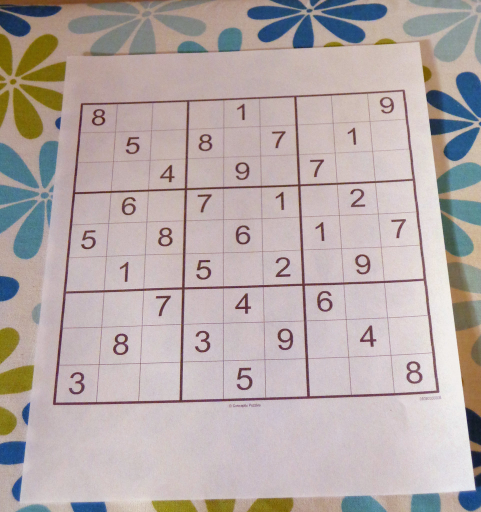
#> input picture test Image.jpg, 962 x 1024 px (shown at 1/2 size)
$ python -i procesImage.py   (imports and definitions only)
#> lines starting #> are read from the running program, lines starting #| are printed output that depends on the picture; after the words box and inside, x2 and y2 are one past the last pixel; in counts of white or black regions, pixels touching at a corner belong together
import cv2
import numpy as np

def preprocess(img):
    img_gray = cv2.cvtColor(img, cv2.COLOR_BGR2GRAY)

    # blur it blur = cv2.GaussianBlur(img_gray, (13, 13), 0) e bun dar blur = cv2.GaussianBlur(img_gray, (9, 9), 0) e original
    blur = cv2.GaussianBlur(img_gray, (9, 9), 0)

    # threshold it thresh = cv2.adaptiveThreshold(blur, 255, cv2.ADAPTIVE_THRESH_GAUSSIAN_C, cv2.THRESH_BINARY, 17, 2) e bun dar thresh = cv2.adaptiveThreshold(blur, 255, cv2.ADAPTIVE_THRESH_GAUSSIAN_C, cv2.THRESH_BINARY, 11, 2)
    thresh = cv2.adaptiveThreshold(blur, 255, cv2.ADAPTIVE_THRESH_GAUSSIAN_C, cv2.THRESH_BINARY, 11, 2)

    # invert it so the grid lines and text are white
    inverted = cv2.bitwise_not(thresh, 0)

    # get a rectangle kernel
    kernel = cv2.getStructuringElement(cv2.MORPH_RECT, (2, 2))
    # morph it to remove some noise like random dots
    morph = cv2.morphologyEx(inverted, cv2.MORPH_OPEN, kernel)

    # dilate to increase border size
    result = cv2.dilate(morph, kernel, iterations=1)
    return result

# [44 lines left out: functions split_into_squares, resizeCleanSquares, not called in this run]


def warp(img):
    height,width,_=img.shape
    imgProcessed=preprocess(img)
    contours,hierarchy=cv2.findContours(imgProcessed,cv2.RETR_TREE,cv2.CHAIN_APPROX_NONE)

    if(len(contours)<4):
        return None,None

    #get biggest area contour
    maxContour=getBiggestContour(contours)
    corners=getCornersOrdered(maxContour)

    if corners is None:
        return None,None


    #warp perspective
    # pts1=np.float32([corners[0],corners[2],corners[1],corners[3]])
    pts2=np.float32([[0,0],[width,0],[width,width],[0,width]])

    # M = cv2.getPerspectiveTransform(pts1,pts2)
    M = cv2.getPerspectiveTransform(corners,pts2)
    imgWarped = cv2.warpPerspective(img,M,(width,width))

    return imgWarped,corners

# [16 lines left out: function unwarp, not called in this run]


def getBiggestContour(contours):
        #get biggest area contour
    maxArea=0
    maxContour=contours[0]
    for contour in contours:
        currArea=cv2.contourArea(contour)
        if currArea>maxArea:
            maxArea=currArea
            maxContour=contour
    return maxContour

# [15 lines of commented-out code are left out]

def getCornersOrdered(maxContour):
    rect = np.zeros((4, 2), dtype = "float32")
    #get corners of contour
    # epsilon = 0.1*cv2.arcLength(maxContour,True)
    # approx= cv2.approxPolyDP(maxContour,epsilon,True)
    maxContourLen=len(maxContour)
    if maxContourLen<4: return
    pts = maxContour.reshape(maxContourLen, 2)

    # the top-left point has the smallest sum whereas the
    # bottom-right has the largest sum
    s = pts.sum(axis = 1)
    rect[0] = pts[np.argmin(s)]
    rect[2] = pts[np.argmax(s)]

    # compute the difference between the points -- the top-right
    # will have the minumum difference and the bottom-left will
    # have the maximum difference
    diff = np.diff(pts, axis = 1)
    rect[1] = pts[np.argmin(diff)]
    rect[3] = pts[np.argmax(diff)]
    # return approx_sorted

    return rect

# [32 lines left out: functions generateGrid, showImage, not called in this run]

def showImages(imgs):
    for img in imgs:
        showImage(img)

>>> import cv2
>>> picture = cv2.imread('test Image.jpg')
#> picture is the input picture: shape (1024, 962, 3); mean B, G, R 168.4, 169.9, 181.5
>>> result = warp(picture)
#> in preprocess, `img_gray = cv2.cvtColor(img, cv2.COLOR_BGR2GRAY)`:
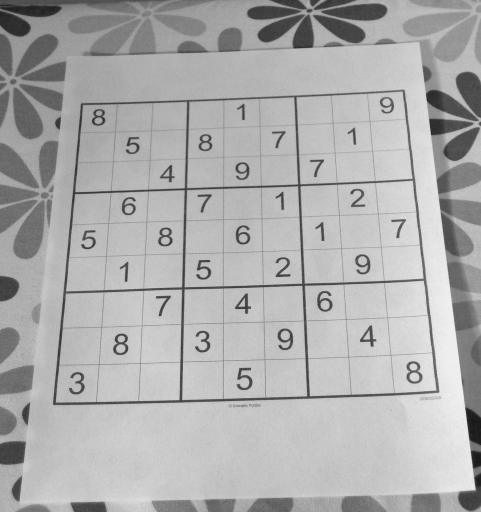
#> img_gray: shape (1024, 962) (shown at 1/2 size); min 21, max 244, mean 173.2
#> in preprocess, `thresh = cv2.adaptiveThreshold(blur, 255, cv2.ADAPTIVE_THRESH_GAUSSIAN..`:
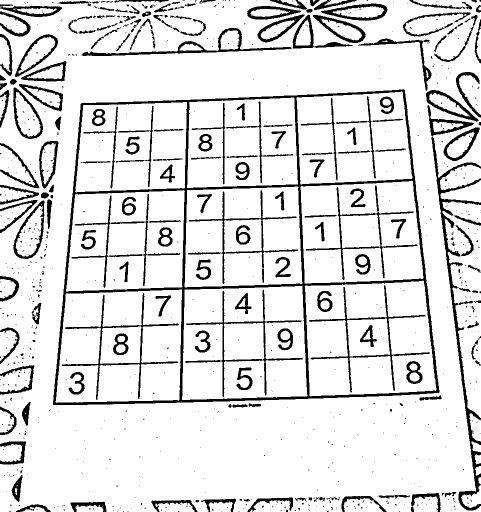
#> thresh: shape (1024, 962) (shown at 1/2 size); 87.7% white; 914 black regions (724 under 20 px), largest, box (x1, y1, x2, y2) and area: (106, 179, 879, 810) 26003, (855, 210, 962, 1021) 8555, (618, 571, 860, 785) 2945
#> in preprocess, `inverted = cv2.bitwise_not(thresh, 0)`:
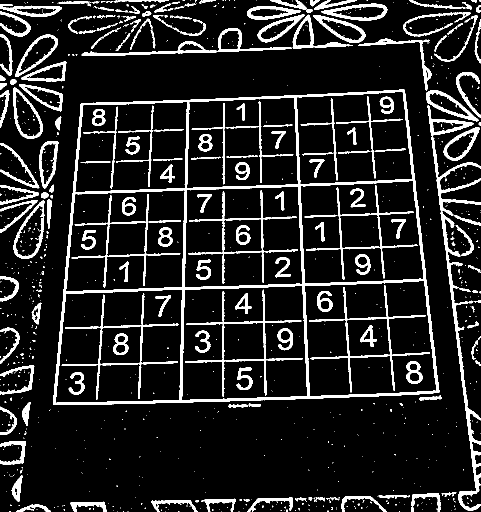
#> inverted: shape (1024, 962) (shown at 1/2 size); 12.3% white; 914 white regions (724 under 20 px), largest, box (x1, y1, x2, y2) and area: (106, 179, 879, 810) 26003, (855, 210, 962, 1021) 8555, (618, 571, 860, 785) 2945
#> in preprocess, `morph = cv2.morphologyEx(inverted, cv2.MORPH_OPEN, kernel)`:
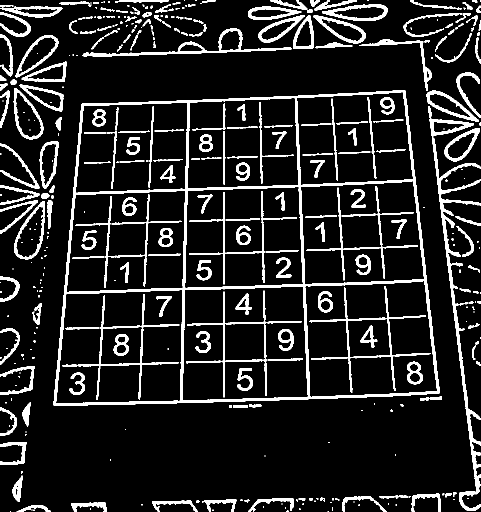
#> morph: shape (1024, 962) (shown at 1/2 size); 12% white; 411 white regions (170 under 20 px), largest, box (x1, y1, x2, y2) and area: (107, 180, 880, 811) 25971, (864, 275, 962, 1022) 7019, (619, 572, 861, 786) 2925
#> in preprocess, `result = cv2.dilate(morph, kernel, iterations=1)`:
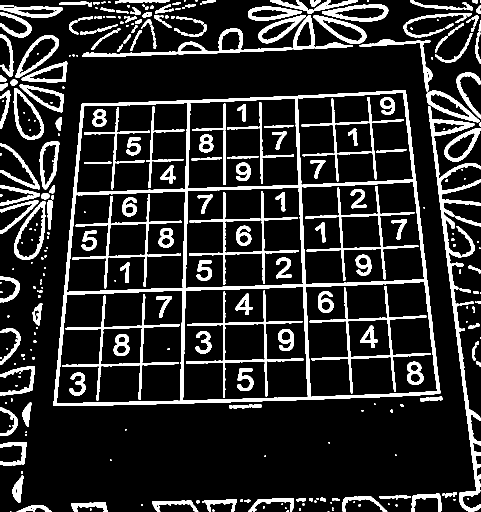
#> result: shape (1024, 962) (shown at 1/2 size); 15.3% white; 342 white regions (112 under 20 px)
#> in warp, `contours,hierarchy=cv2.findContours(imgProcessed,cv2.RETR_TREE,cv2.CHA..`: contours = 400 contours, 143 with area under 20; largest, box (x1, y1, x2, y2) and area: (107, 180, 881, 812) 431106, (611, 562, 875, 795) 54098, (365, 573, 617, 802) 53458, (112, 580, 366, 807) 52512, (602, 363, 849, 569) 45091
#> in getBiggestContour, `maxContour=contours[0]`: maxContour = [[655, 1023], [656, 1023], [657, 1023], [658, 1023], [657, 1023], [656, 1023]]
#> the loop in getBiggestContour, `for contour in contours:` made 400 passes
#> (currArea, maxArea) on passes 8, 12, 20, 25, 36, 52, 72, 132, 154, 167: (41.5, 41.5), (405.5, 405.5), (664, 664), (677.5, 677.5), (709.5, 709.5), (857, 857), (975.5, 975.5), (4503.5, 4503.5), (7293.5, 7293.5), (431106.5, 431106.5)
#> currArea on passes 13, 24, 26, 28, 31, 34: 24, 29.5, 39.5, 595.5, 22.5, 36
#> after the loop in getBiggestContour, `for contour in contours:`: maxArea = 431106.5; maxContour = contour of 2629 points, box (x1, y1, x2, y2) (107, 180, 881, 812), area 431106
#> in getCornersOrdered, `maxContourLen=len(maxContour)`: maxContourLen = 2629
#> in getCornersOrdered, `pts = maxContour.reshape(maxContourLen, 2)`: pts = 2629 pairs, first value 107 to 880, second value 180 to 811
#> in getCornersOrdered, `s = pts.sum(axis = 1)`: s = 2629 values, max 1666 at index 2011, min 371 at index 635, mean 1002.6
#> in getCornersOrdered, `diff = np.diff(pts, axis = 1)`: diff = 2629 values, max 704 at index 1239, min -630 at index 2617, mean 21.41
#> in warp, `corners=getCornersOrdered(maxContour)`: corners = [[164, 207], [811, 181], [879, 787], [107, 811]]
#> in warp, `M = cv2.getPerspectiveTransform(corners,pts2)`: M = [[1.62, 0.153, -297.7], [0.0824, 2.05, -438.1], [3.01e-05, 0.000345, 1]]
#> in warp, `imgWarped = cv2.warpPerspective(img,M,(width,width))`:
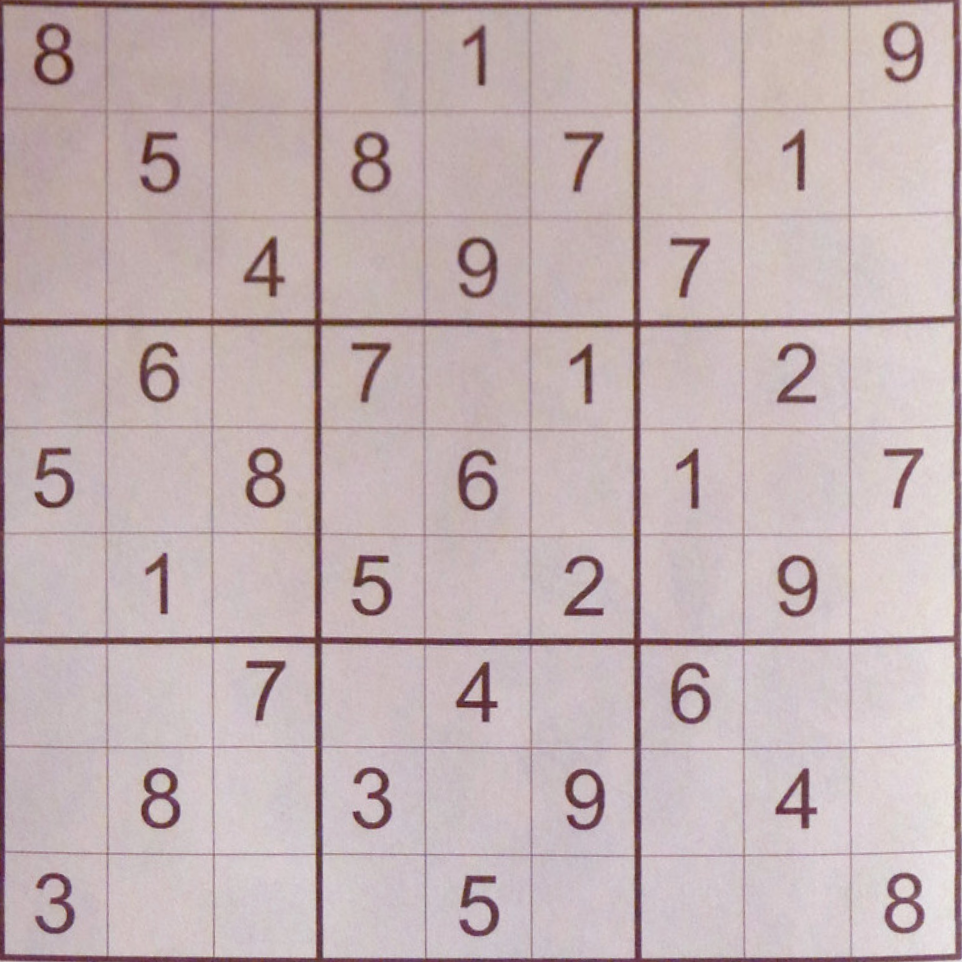
#> imgWarped: shape (962, 962, 3); mean B, G, R 178.3, 177, 194.1
